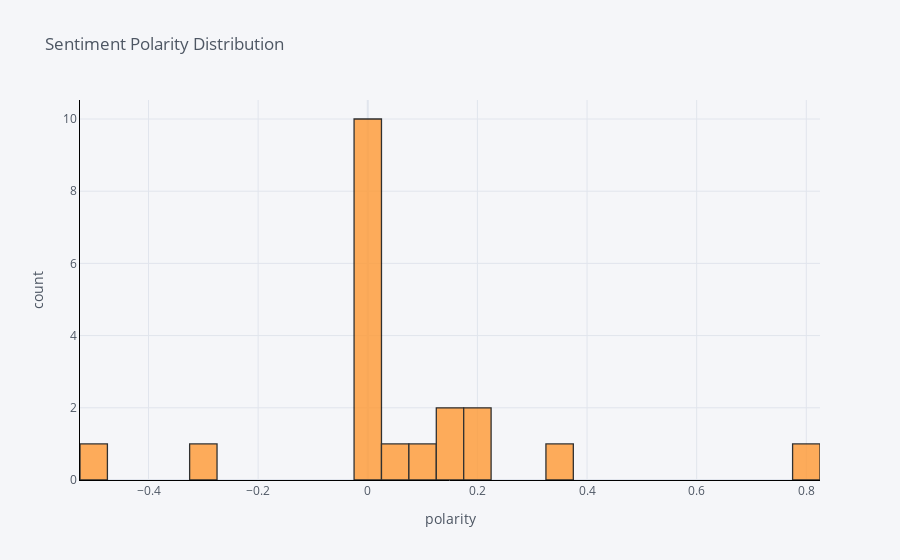

The notebook cell saved with this chart:
### Code cell
import cufflinks as cf
cf.go_offline()
cf.set_config_file(offline=False, world_readable=True)

df['score'].iplot(
    kind='hist',
    bins=50,
    xTitle='polarity',
    linecolor='black',
    yTitle='count',
    title='Sentiment Polarity Distribution')

### Figure 1 — Plotly figure (JSON) as saved in the notebook; plotly's stock layout.template omitted (floating-point values rounded to 4 significant figures)
{"data": [{"histfunc": "count", "histnorm": "", "marker": {"color": "rgba(255, 153, 51, 1.0)", "line": {"color": "#000000", "width": 1.3}}, "name": "score", "nbinsx": 50, "opacity": 0.8, "orientation": "v", "type": "histogram", "x": [0, -0.3, 0, 0.1875, 0, 0, 0, 0, 0, 0, 0, 0.1667, 0.02976, -0.5, 0.1, 0, 0.33, 0.8, 0.2143, 0.15]}], "layout": {"barmode": "overlay", "legend": {"bgcolor": "#F5F6F9", "font": {"color": "#4D5663"}}, "paper_bgcolor": "#F5F6F9", "plot_bgcolor": "#F5F6F9", "title": {"font": {"color": "#4D5663"}, "text": "Sentiment Polarity Distribution"}, "xaxis": {"gridcolor": "#E1E5ED", "linecolor": "black", "showgrid": true, "tickfont": {"color": "#4D5663"}, "title": {"font": {"color": "#4D5663"}, "text": "polarity"}, "zerolinecolor": "#E1E5ED"}, "yaxis": {"gridcolor": "#E1E5ED", "linecolor": "black", "showgrid": true, "tickfont": {"color": "#4D5663"}, "title": {"font": {"color": "#4D5663"}, "text": "count"}, "zerolinecolor": "#E1E5ED"}}}
